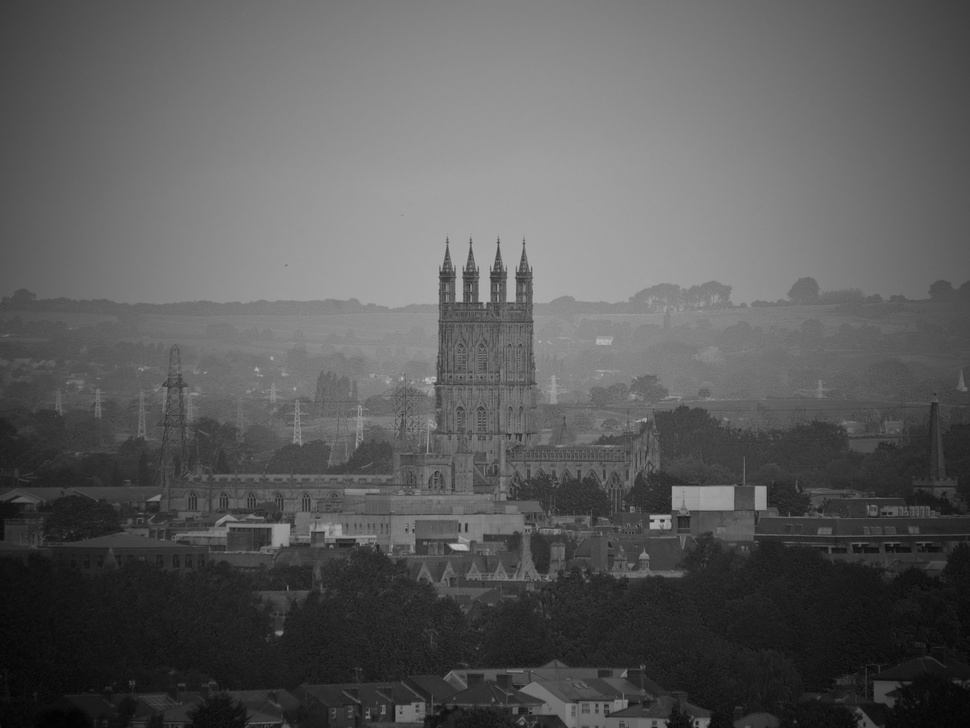
#> input picture PCD/pcddilab-master/TI22E 2024/sesi2dan4/kontras beda lagi.jpg, 970 x 728 px, shrunk from 3000 x 2252 before the run
$ python equal.py
#> lines starting #> are read from the running program, lines starting #| are printed output that depends on the picture
#> further down, image is the input picture: shape (728, 970, 3); min 1, max 195, mean 91.6
import imageio.v2 as img
import numpy as np
import matplotlib.pyplot as plt

def equal(image):
    hist, bins = np.histogram(image.flatten(), bins=256, range=[0, 256])
#> hist = 256 values, max 18930 at index 130, min 0 at index 0, mean 8275.3; bins = 257 values from 0 to 256
    cdf = hist.cumsum()
#> cdf = 256 values from 0 to 2118480
    cdf_normal = (cdf - cdf.min()) * 255 / (cdf.max() - cdf.min())
#> cdf_normal = 256 values from 0 to 255
    img_equal = np.interp(image.flatten(), bins[:-1],cdf_normal)
    return img_equal.reshape(image.shape).astype(np.uint8)
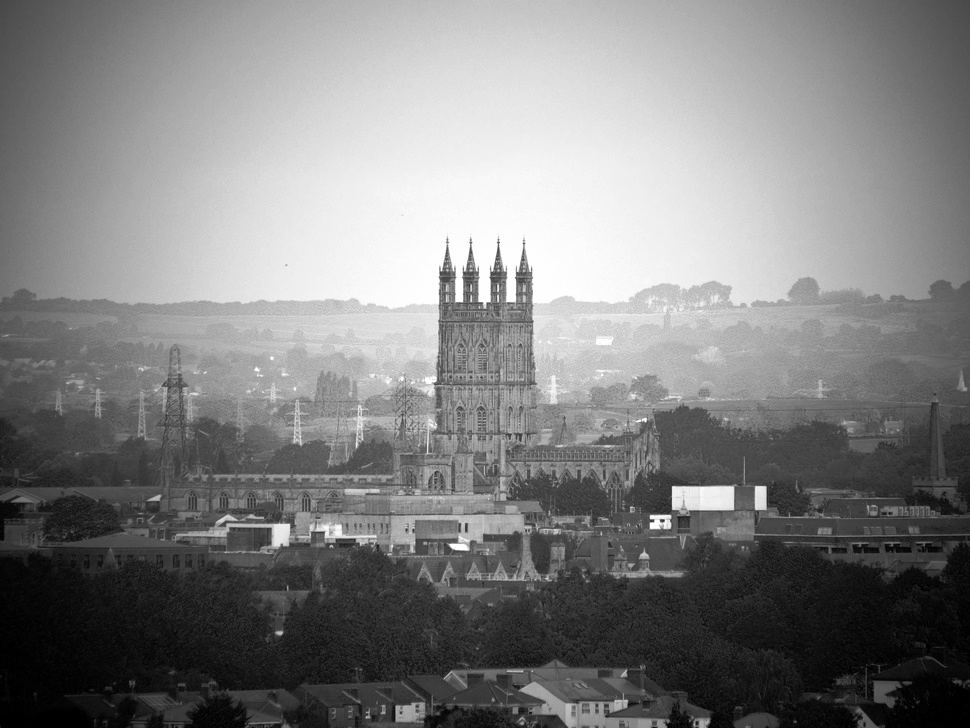
#> returned value: shape (728, 970, 3); min 0, max 255, mean 127.9

path = "kontras beda lagi.jpg"

image = img.imread(path)

equalimg = equal(image)

hist, bins = np.histogram(image.flatten(), bins=256, range=[0, 256])
#> bins = 257 values from 0 to 256
hist_e, bins_e = np.histogram(equalimg.flatten(), bins=256, range=[0, 256])
#> hist_e = 256 values, max 18930 at index 195, min 0 at index 11, mean 8275.3; bins_e = 257 values from 0 to 256


plt.figure(figsize=(3, 3))
plt.subplot(2, 2, 1)
plt.imshow(image)

plt.subplot(2, 2, 2)
plt.imshow(equalimg)

plt.subplot(2, 2, 3)
plt.plot(hist)

plt.subplot(2, 2, 4)
plt.plot(hist_e)

plt.show()
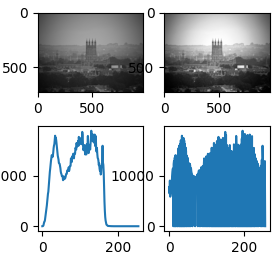
#> figure drawn by matplotlib, 4 panels; panel 3: curve peaks at x = 130, y = 18930; panel 4: curve peaks at x = 195, y = 18930

$ run again, with PCD/pcddilab-master/TI22E 2024/sesi2dan4/kontras beda.jpg copied over PCD/pcddilab-master/TI22E 2024/sesi2dan4/kontras beda lagi.jpg
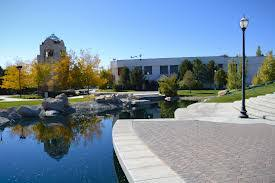
#> input picture PCD/pcddilab-master/TI22E 2024/sesi2dan4/kontras beda.jpg, 275 x 183 px
#> image is the input picture: shape (183, 275, 3); mean R, G, B 119.5, 140.9, 158.1
#> in equal, `hist, bins = np.histogram(image.flatten(), bins=256, range=[0, 256])`: hist = 256 values, max 3105 at index 255, min 131 at index 1, mean 589.7; bins = 257 values from 0 to 256
#> cdf = 256 values from 880 to 150975
#> cdf_normal = 256 values from 0 to 255
#> in equal, `return img_equal.reshape(image.shape).astype(np.uint8)`:
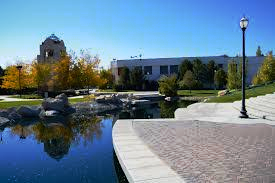
#> returned value: shape (183, 275, 3); mean of channels 0, 1, 2 104.7, 128.9, 147; drawn as R, G, B
#> `hist, bins = np.histogram(image.flatten(), bins=256, range=[0, 256])`: bins = 257 values from 0 to 256
#> hist_e = 256 values, max 3105 at index 255, min 0 at index 114, mean 589.7; bins_e = 257 values from 0 to 256
#> `plt.show()`:
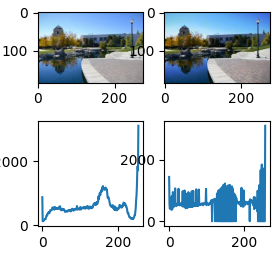
#> figure drawn by matplotlib, 4 panels; panel 3: curve peaks at x = 255, y = 3105; panel 4: curve peaks at x = 255, y = 3105

$ run again, with PCD/pcddilab-master/TI22E 2024/sesi2dan4/kontras.jpg copied over PCD/pcddilab-master/TI22E 2024/sesi2dan4/kontras beda lagi.jpg
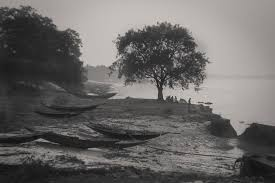
#> input picture PCD/pcddilab-master/TI22E 2024/sesi2dan4/kontras.jpg, 275 x 183 px
#> image is the input picture: shape (183, 275, 3); mean R, G, B 105, 102.9, 101.4
#> in equal, `hist, bins = np.histogram(image.flatten(), bins=256, range=[0, 256])`: hist = 256 values, max 1938 at index 47, min 0 at index 0, mean 589.7; bins = 257 values from 0 to 256
#> cdf = 256 values from 0 to 150975
#> cdf_normal = 256 values from 0 to 255
#> in equal, `return img_equal.reshape(image.shape).astype(np.uint8)`:
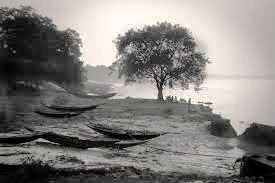
#> returned value: shape (183, 275, 3); mean of channels 0, 1, 2 130.8, 127.5, 125.2; drawn as R, G, B
#> `hist, bins = np.histogram(image.flatten(), bins=256, range=[0, 256])`: bins = 257 values from 0 to 256
#> hist_e = 256 values, max 1938 at index 49, min 0 at index 6, mean 589.7; bins_e = 257 values from 0 to 256
#> `plt.show()`:
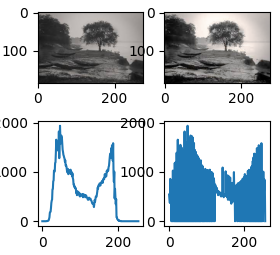
#> figure drawn by matplotlib, 4 panels; panel 3: curve peaks at x = 47, y = 1938; panel 4: curve peaks at x = 49, y = 1938
